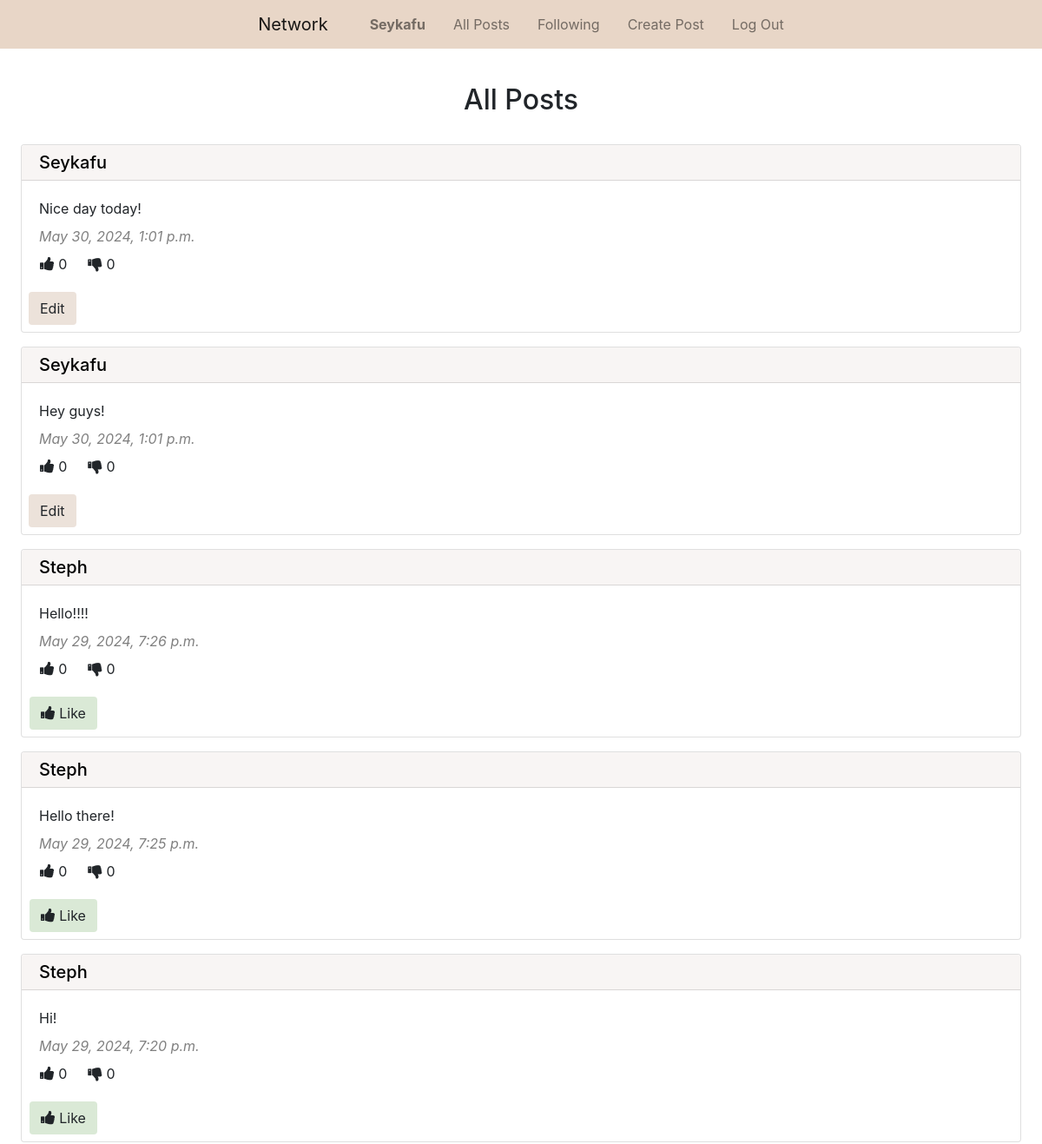
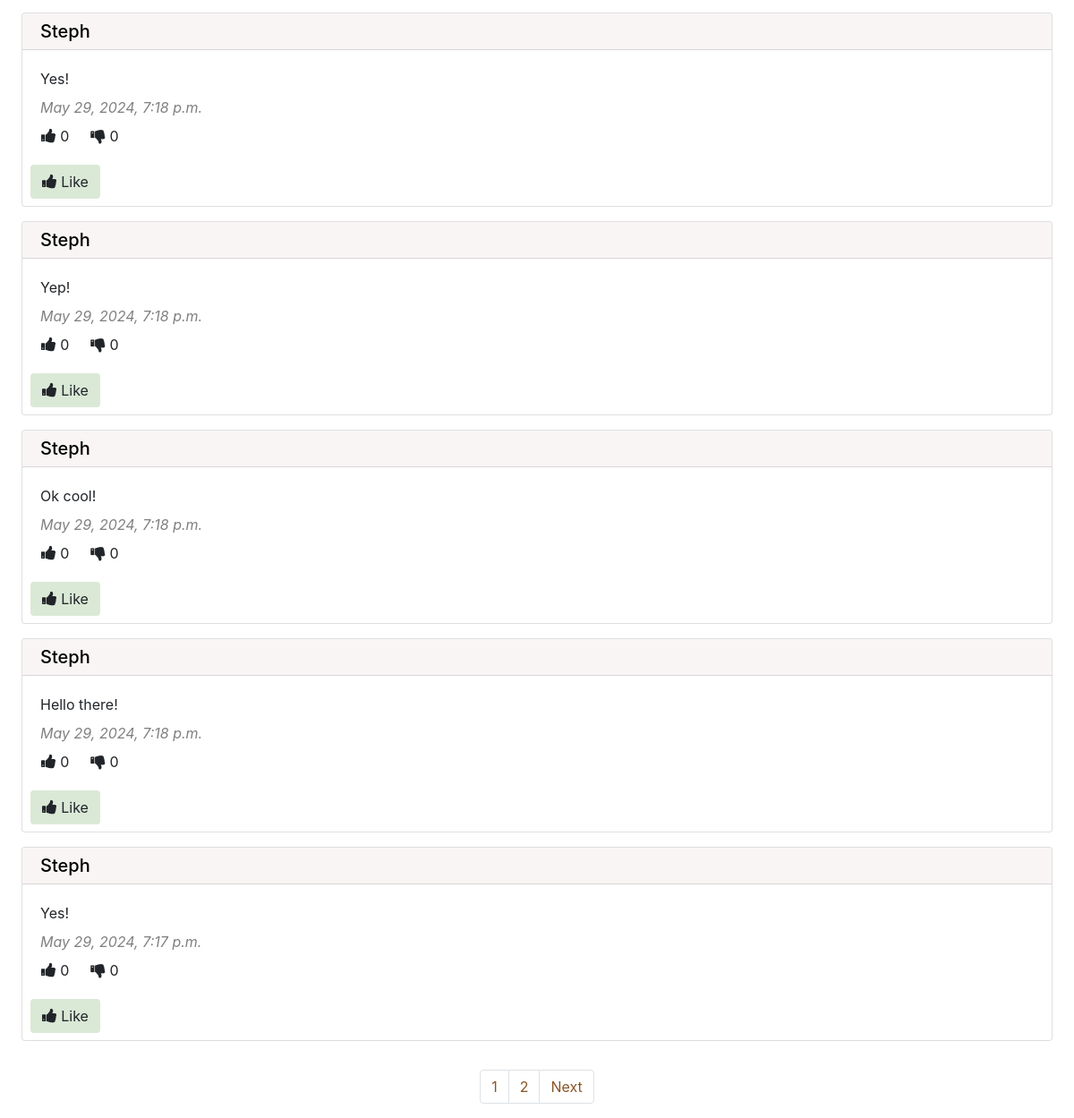
Screenshot of / (signed in) with the database file from the repository (2 pictures, top to bottom).
### network/models.py (models this page shows, shortened)
class User(AbstractUser):
    pass

class Post(models.Model):
    content = models.CharField(max_length=300)
    user = models.ForeignKey(User, on_delete=models.CASCADE, related_name="post_user")
    date_time = models.DateTimeField(auto_now_add=True)

### network/views.py (the view)
# urls.py: path("", views.index, name="index"),
def index(request):
    all_posts = Post.objects.all().order_by("id").reverse()
    all_likes = Like.objects.all()
    your_liked_post_ids = []
    try:
        for like in all_likes:
            if like.user.id == request.user.id:
                your_liked_post_ids.append(like.post.id)
    except:
        your_liked_post_ids = []
    paginator = Paginator(all_posts, 10)
    page_number = request.GET.get("page")
    page_posts = paginator.get_page(page_number)
    return render(request, "network/index.html", {
        "page_posts": page_posts,
        "your_liked_post_ids": your_liked_post_ids
    })

### network/templates/network/index.html (shortened to what this page needs)
{% extends "network/layout.html" %}
{% block body %}
    <h2 class="px-5 pt-4 pb-3 mt-3 text-center">All Posts</h2>
    {% for post in page_posts %}
        <div class="px-4 py-2">
            <div class="card">
                <h5 class="card-header bg-brown pt-2 pb-2"><a class="blacklink" href="{% url 'profile' user_id=post.user.id %}">{{ post.user.username | capfirst }}</a></h5>
                <div class="card-body">
                    <p class="card-text mt-0 mb-2" id="content_{{ post.id }}">{{ post.content }}</p>
                    <p class="card-text grey mt-2 mb-1"><i>{{ post.date_time }}</i></p>
                    <div class="row pl-3 mt-2">
                        <div class="pr-4">
                            <i class="fa fa-thumbs-up" style="font-size:18px"></i> {{ post.like_post.count }}
                        </div>
                        <div>
                            <i class="fa fa-thumbs-down" style="font-size:18px"></i> 0
                        </div>
                    </div>
                </div>
                {% if user.is_authenticated %}
                    {% if user == post.user %}
                        <div class="d-flex justify-content-aroud pl-2 pb-2">
                            <button type="button" class="btn btn-brown" data-toggle="modal" data-target="#edit_modal">Edit</button>
                        </div>
                    {% else %}
                        {% if post.id in your_liked_post_ids %}
                            <div class="row d-flex justify-content-aroud pl-4 pb-2">
                                <button type="button" class="btn btn-like mr-2" onclick="like_handler({{ post.id }}, {{ your_liked_post_ids }})" id="{{ post.id }}">
                                    <i class="fa fa-thumbs-up" style="font-size:18px"></i> Remove Like
                                </button>
                            </div>
                        {% else %}
                            <div class="row d-flex justify-content-aroud pl-4 pb-2"m>
                                <button type="button" class="btn btn-like mr-2" onclick="like_handler({{ post.id }}, {{ your_liked_post_ids }})" id="{{ post.id }}">
                                    <i class="fa fa-thumbs-up" style="font-size:18px"></i> Like
                                </button>
                            </div>
                        {% endif %}
                    {% endif %}
                {% endif %}
            </div>
        </div>
    {% endfor %}
    <br>
    <nav aria-label="Page navigation">
        <ul class="pagination d-flex justify-content-center">
            {% for i in page_posts.paginator.page_range %}
                <li class="page-item"><a class="page-link brown-text" href="?page={{ i }}">{{ i }}</a></li>
            {% endfor %}
            {% if page_posts.has_next %}
                <li class="page-item"><a class="page-link brown-text" href="?page={{ page_posts.next_page_number }}">Next</a></li>
            {% endif %}
        </ul>
      </nav>
{% endblock %}

### network/templates/network/layout.html (shortened to what this page needs)
{% load static %}
<!DOCTYPE html>
<html lang="en">
    <head>
        <link rel="stylesheet" href="https://stackpath.bootstrapcdn.com/bootstrap/4.4.1/css/bootstrap.min.css">
        <link rel="stylesheet" href="https://cdnjs.cloudflare.com/ajax/libs/font-awesome/4.7.0/css/font-awesome.min.css">
        <link href="{% static 'network/styles.css' %}" rel="stylesheet">
    </head>
    <body>
        <nav class="navbar navbar-expand-lg navbar-light bg-light justify-content-center">
            <a class="navbar-brand px-3" href="{% url 'index' %}">Network</a>
            <div>
              <ul class="navbar-nav mr-auto">
                {% if user.is_authenticated %}
                    <li class="nav-item">
                        <a class="nav-link px-3" href="{% url 'profile' user_id=user.id %}"><strong>{{ user.username | capfirst }}</strong></a>
                    </li>
                {% endif %}
                <li class="nav-item">
                  <a class="nav-link px-3" href="{% url 'index' %}">All Posts</a>
                </li>
                {% if user.is_authenticated %}
                    <li class="nav-item">
                        <a class="nav-link px-3" href="{% url 'following' %}">Following</a>
                    </li>
                    <li class="nav-item">
                        <a class="nav-link px-3" href="{% url 'create' %}">Create Post</a>
                    </li>
                    <li class="nav-item">
                        <a class="nav-link px-3" href="{% url 'logout' %}">Log Out</a>
                    </li>
                {% endif %}
              </ul>
            </div>
          </nav>
        <div class="body">
            {% block body %}
            {% endblock %}
        </div>
    </body>
</html>

### network/static/network/styles.css (style rules this page uses)
.btn-brown { background-color: #ECE2DA !important; }
.btn-like { background-color: #dae9d6 !important; }
.blacklink { color: black !important; }
.bg-light { background-color: #e8d6c7 !important; }
.bg-brown { background-color: #f8f5f4 !important; }
.brown-text { color: #8a5626 !important; }
.grey { color: grey !important; }

### rows the page displays
User: username "Seykafu"
Post: user.username "Seykafu", content "Nice day today!", date_time "May 30, 2024, 1:01 p.m.", like_post.count "0"
Post: user.username "Seykafu", content "Hey guys!", date_time "May 30, 2024, 1:01 p.m.", like_post.count "0"
Post: user.username "Steph", content "Hello!!!!", date_time "May 29, 2024, 7:26 p.m.", like_post.count "0"
Post: user.username "Steph", content "Hello there!", date_time "May 29, 2024, 7:25 p.m.", like_post.count "0"
Post: user.username "Steph", content "Hi!", date_time "May 29, 2024, 7:20 p.m.", like_post.count "0"
Post: user.username "Steph", content "Yes!", date_time "May 29, 2024, 7:18 p.m.", like_post.count "0"
Post: user.username "Steph", content "Yep!", date_time "May 29, 2024, 7:18 p.m.", like_post.count "0"
Post: user.username "Steph", content "Ok cool!", date_time "May 29, 2024, 7:18 p.m.", like_post.count "0"
Post: user.username "Steph", content "Hello there!", date_time "May 29, 2024, 7:18 p.m.", like_post.count "0"
Post: user.username "Steph", content "Yes!", date_time "May 29, 2024, 7:17 p.m.", like_post.count "0"

### other values shown
{{ i }} "1" "2"
